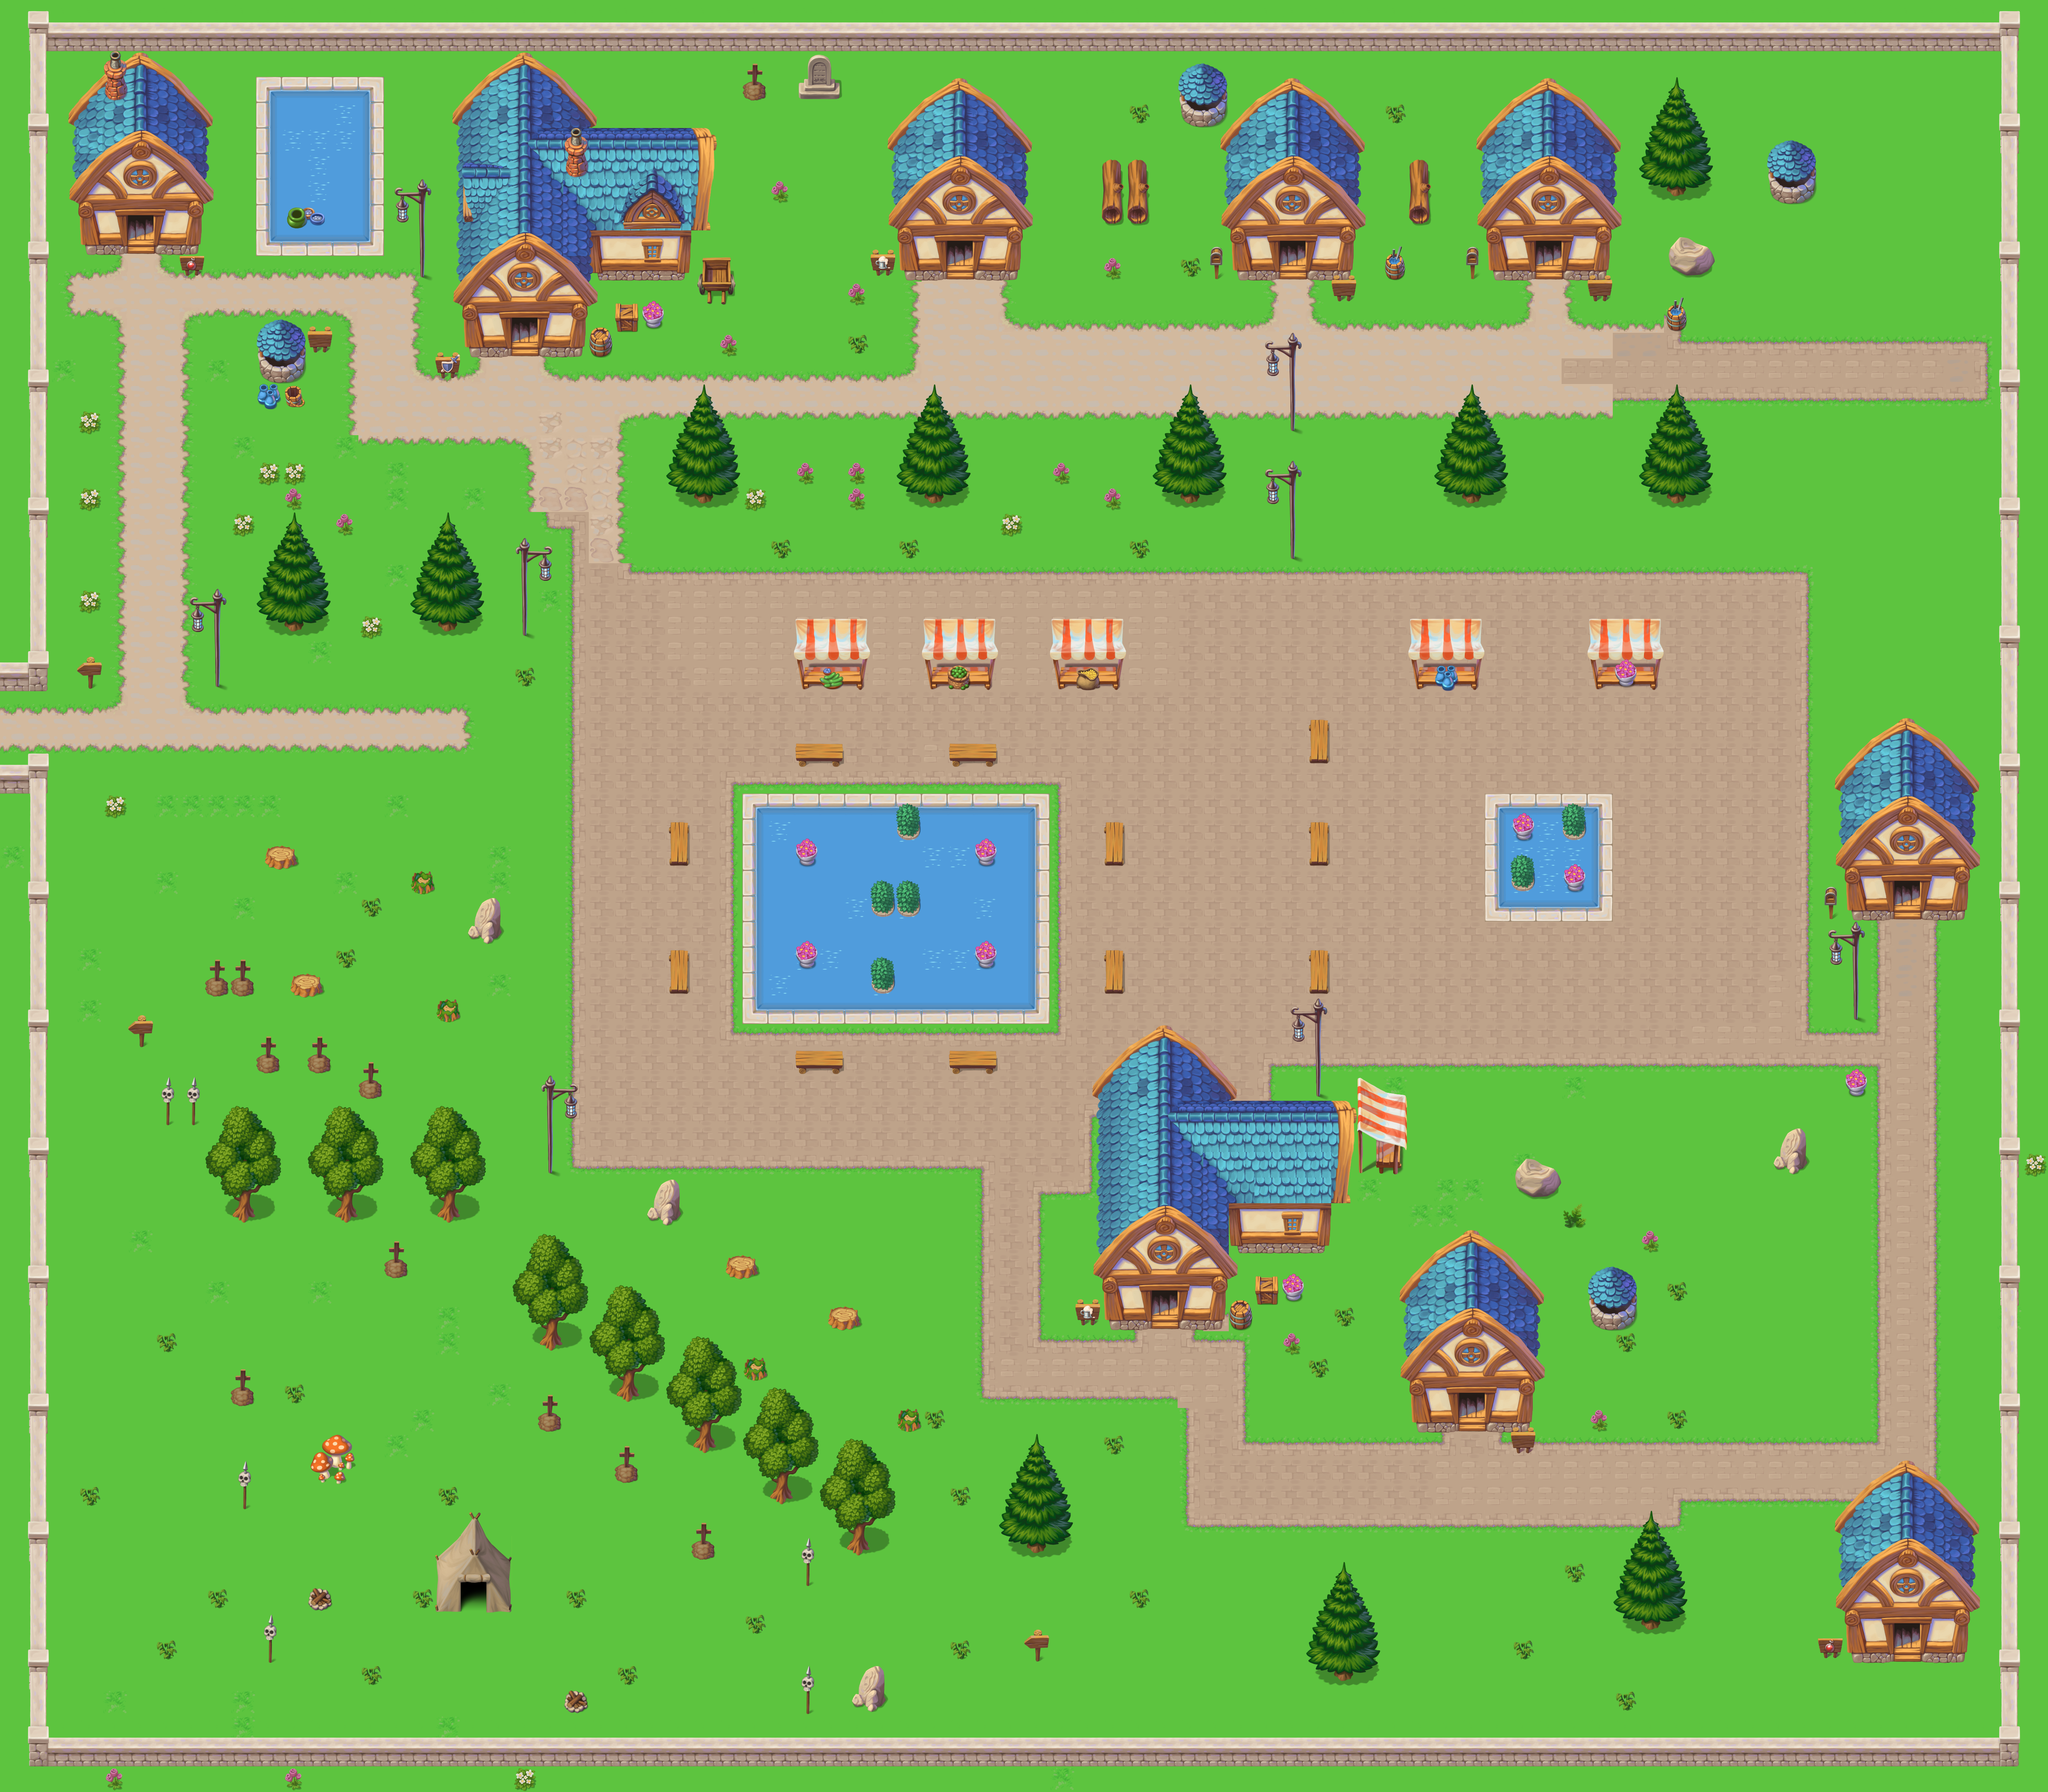

Rendered tile map (Tiled .tmx) drawn with the repository's tilesets; below, a short description and the map source with its tile grids summarised:
An orthogonal 80x70 tile map with 64x64 px tiles, 3 tile layers (bg, obj, parts), 1 hidden layer not drawn, 3 tilesets.

<map version="1.2" tiledversion="1.2.0" orientation="orthogonal" renderorder="right-down" width="80" height="70" tilewidth="64" tileheight="64" infinite="0" nextlayerid="14" nextobjectid="1">
 <tileset firstgid="1" name="mapImg2" tilewidth="64" tileheight="64" tilecount="256" columns="16">
  <image source="mapImg2.png" width="1024" height="1024" />
 </tileset>
 <tileset firstgid="257" source="mapImg1.tsx" />
 <tileset firstgid="513" source="red.tsx" />
 <layer id="9" name="bg" width="80" height="70">
  <data>[5600 cells, 5600 non-empty, 32 distinct tile ids]</data>
 </layer>
 <layer id="10" name="obj" width="80" height="70">
  <data>[5600 cells, 1776 non-empty, 218 distinct tile ids]</data>
 </layer>
 <layer id="11" name="parts" width="80" height="70">
  <data>[5600 cells, 61 non-empty, 32 distinct tile ids]</data>
 </layer>
 <layer id="12" name="collision" width="80" height="70" visible="0" opacity="0.57">
  <data>[5600 cells, 1528 non-empty, 1 distinct tile ids]</data>
 </layer>
</map>
